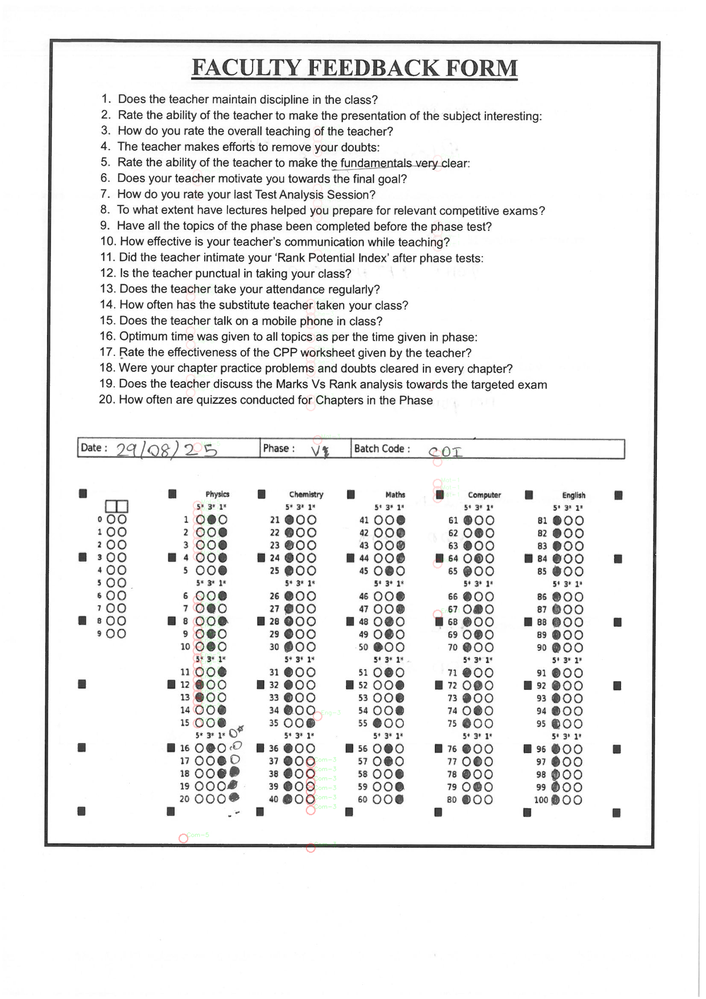
#> input picture bubble_debug_images/form10_page10.png, 706 x 999 px, shrunk from 1653 x 2337 before the run
$ python -i utils.py   (imports and definitions only)
#> lines starting #> are read from the running program, lines starting #| are printed output that depends on the picture; after the words box and inside, x2 and y2 are one past the last pixel; in counts of white or black regions, pixels touching at a corner belong together
import os
import cv2
import numpy as np
import fitz  # PyMuPDF

# ------------------ SUBJECT BLOCK PROCESSOR ------------------
def process_subject_block(
    gray, subject, y_start, y_end, x_positions, stars,
    expected_questions=20, area_boost=1.0, min_area=25
):
    results = {s: 0 for s in stars}
    debug_img = cv2.cvtColor(gray, cv2.COLOR_GRAY2BGR)

    y_start, y_end = max(0, y_start), min(gray.shape[0], y_end)
    block_gray = gray[y_start:y_end, :]
    if block_gray is None or block_gray.size == 0:
        return results, debug_img

    block_h = block_gray.shape[0]
    step = block_h // expected_questions if expected_questions > 0 else 1
    window = max(15, step // 2)

    # Normalize contrast
    block_gray = cv2.equalizeHist(block_gray)

    # Dual thresholding
    _, otsu = cv2.threshold(block_gray, 0, 255, cv2.THRESH_BINARY_INV + cv2.THRESH_OTSU)
    adp = cv2.adaptiveThreshold(block_gray, 255, cv2.ADAPTIVE_THRESH_GAUSSIAN_C,
                                cv2.THRESH_BINARY_INV, 31, 7)
    th = cv2.bitwise_or(otsu, adp)
    th = cv2.medianBlur(th, 3)

    # Subject-specific preprocessing
    subject_lower = subject.lower().strip()

    # Apply morphological operations for subjects that need bubble enhancement
    if any(s in subject_lower for s in ["computer", "computer science"]):
        # Computer/CS: stronger closing for faint marks
        kernel = cv2.getStructuringElement(cv2.MORPH_ELLIPSE, (3, 3))
        th = cv2.morphologyEx(th, cv2.MORPH_CLOSE, kernel)
    elif any(s in subject_lower for s in ["biology", "botany", "zoology"]):
        # Bio subjects: moderate enhancement
        kernel = cv2.getStructuringElement(cv2.MORPH_ELLIPSE, (2, 2))
        th = cv2.morphologyEx(th, cv2.MORPH_CLOSE, kernel)

    # Process each row (bubble line)
    for idx in range(expected_questions):
        y_q = int((idx + 0.5) * step)
        if y_q - window < 0 or y_q + window >= block_h:
            continue

        detected_star, max_area = None, 0
        for j, x in enumerate(x_positions):
            x1, x2 = x - window, x + window
            roi = th[y_q - window:y_q + window, x1:x2]
            if roi is None or roi.size == 0:
                continue

            contours, _ = cv2.findContours(roi, cv2.RETR_EXTERNAL, cv2.CHAIN_APPROX_SIMPLE)
            for c in contours:
                a = cv2.contourArea(c) * area_boost

                # Subject-specific thresholds based on bubble characteristics
                if any(s in subject_lower for s in ["computer", "computer science"]):
                    local_min_area = 18  # More sensitive for CS
                elif subject_lower == "english":
                    local_min_area = 20  # English standard threshold
                elif subject_lower in ["mat", "maths", "mathematics"]:
                    local_min_area = 22  # Math needs clear marks
                elif any(s in subject_lower for s in ["biology", "botany", "zoology"]):
                    local_min_area = 20  # Bio subjects standard threshold
                elif subject_lower in ["social", "language"]:
                    local_min_area = 18  # More forgiving for these
                else:
                    local_min_area = min_area  # Default threshold

                if a > local_min_area and a > max_area:
                    max_area = a
                    detected_star = j

        if detected_star is not None:
            results[stars[detected_star]] += 1
            cx, cy = x_positions[detected_star], y_start + y_q
            cv2.circle(debug_img, (cx, cy), 6, (0, 0, 255), 2)
            cv2.putText(debug_img, f"{subject[:3]}-{stars[detected_star][0]}",
                        (cx + 8, cy - 4), cv2.FONT_HERSHEY_SIMPLEX,
                        0.45, (0, 255, 0), 1, cv2.LINE_AA)

    return results, debug_img


# ------------------ PDF OR IMAGE READER (NO POPPLER) ------------------
def load_images(input_file: str) -> list:
    images = []
    if input_file.lower().endswith(".pdf"):
        try:
            pdf = fitz.open(input_file)
            for page_num in range(len(pdf)):
                page = pdf.load_page(page_num)
                pix = page.get_pixmap(dpi=300)
                img = np.frombuffer(pix.samples, dtype=np.uint8).reshape(pix.height, pix.width, pix.n)
                if pix.n == 4:  # RGBA → RGB
                    img = cv2.cvtColor(img, cv2.COLOR_RGBA2RGB)
                gray = cv2.cvtColor(img, cv2.COLOR_RGB2GRAY)
                images.append(gray)
        except Exception as e:
            print(f"[ERROR] Could not load PDF: {e}")
    else:
        img = cv2.imread(input_file, cv2.IMREAD_GRAYSCALE)
        if img is not None:
            images.append(img)
        else:
            print(f"[ERROR] Could not load image: {input_file}")
    return images


# ------------------ CLASS/SUBJECT DEFAULTS ------------------
CLASS_SUBJECTS = {
    # 9th and 10th
    "9": ["Physics", "Chemistry", "Maths", "Biology", "Social", "English", "Language", "MAT"],
    "10": ["Physics", "Chemistry", "Maths", "Biology", "Social", "English", "Language", "MAT"],
    # 11th and 12th JEE stream
    "11-jee": ["Physics", "Chemistry", "Maths", "Computer Science", "English"],
    "12-jee": ["Physics", "Chemistry", "Maths", "Computer Science", "English"],
    # 11th and 12th Medical stream
    "11-medical": ["Physics", "Chemistry", "Botany", "Zoology", "Maths", "English"],
    "12-medical": ["Physics", "Chemistry", "Botany", "Zoology", "Maths", "English"]
}

# ------------------ MAIN PARSER ------------------
def parse_omr(input_file, debug_dir="bubble_debug_images", expected_questions=20, subjects=None, phase=None):
    """Parse OMR sheet and compute results.

    Args:
        input_file: PDF/image path
        debug_dir: Output directory for debug images
        expected_questions: Questions per subject
        subjects: List of subjects to process. If None, uses phase to determine subjects.
        phase: Class/stream (e.g., "9th", "11 JEE", "12 Medical"). Used if subjects=None.
    """
#> called with input_file = '../bubble_debug_images/form10_page10.png', debug_dir = 'bubble_debug_images', expected_questions = 20
    # If no subjects provided, try to determine from phase
    if not subjects and phase:
        # Normalize phase string to match CLASS_SUBJECTS keys
        p = phase.lower().strip()
        class_key = None

        # Handle various phase formats
        if "9" in p or "9th" in p or "class 9" in p:
            class_key = "9"
        elif "10" in p or "10th" in p or "class 10" in p:
            class_key = "10"
        elif ("11" in p or "11th" in p or "class 11" in p):
            if "jee" in p:
                class_key = "11-jee"
            elif "med" in p:  # match medical/med
                class_key = "11-medical"
        elif ("12" in p or "12th" in p or "class 12" in p):
            if "jee" in p:
                class_key = "12-jee"
            elif "med" in p:  # match medical/med
                class_key = "12-medical"

        if class_key in CLASS_SUBJECTS:
            subjects = CLASS_SUBJECTS[class_key]
        else:
            # Default to basic subjects if phase unknown
            subjects = ["Physics", "Chemistry", "Maths", "English"]
    elif not subjects:
        subjects = ["Physics", "Chemistry", "Maths", "English"]  # Minimum default

    # Calculate Y ranges dynamically based on number of subjects
    y_top, y_bottom = 0.12, 0.96  # Keep same total usable height
    span = (y_bottom - y_top) / max(1, len(subjects))

    # Create Y ranges dictionary dynamically with small gaps
    subject_y_fracs = {}
    for i, subject in enumerate(subjects):
        f_start = y_top + i * span
        f_end = f_start + span * 0.85  # Small gap between subjects (85% of span)
        subject_y_fracs[subject] = (f_start, min(f_end, y_bottom))

    # X positions optimized for bubble columns
    default_x = [0.28, 0.45, 0.62]  # Three-column layout
    subject_x_positions = {subject: default_x for subject in subjects}

    # Default boost of 1.0 for all subjects
    subject_boosts = {subject: 1.0 for subject in subjects}

    stars = ["5_star", "3_star", "1_star"]
    star_values = {"5_star": 5, "3_star": 3, "1_star": 1}
    os.makedirs(debug_dir, exist_ok=True)

    images = load_images(input_file)
#> images = 1 item
    if not images:
        print(f"[ERROR] No images loaded from {input_file}")
        return [], {}, {}

    aggregated = {sub: {s: 0 for s in stars} for sub in subject_y_fracs}
    per_form = []

    for idx, page_gray in enumerate(images, start=1):
        h, w = page_gray.shape[:2]
        debug_img = cv2.cvtColor(page_gray, cv2.COLOR_GRAY2BGR)
        form_counts = {}

        for subject, (f_start, f_end) in subject_y_fracs.items():
            y_start = int(h * f_start)
            y_end = int(h * f_end)
            x_positions = [int(w * xp) for xp in subject_x_positions[subject]]

            counts, dbg = process_subject_block(
                page_gray, subject, y_start, y_end, x_positions,
                stars, expected_questions=expected_questions,
                area_boost=subject_boosts.get(subject, 1.0)
            )
            form_counts[subject] = counts
            for s in stars:
                aggregated[subject][s] += counts[s]

            debug_img = cv2.addWeighted(debug_img, 0.7, dbg, 0.3, 0)

            # Show raw count directly above each subject block
            total_count = sum(counts.values())
            y_text = max(30, y_start - 15)
            cv2.putText(debug_img, f"{subject} Count: {total_count}",
                        (50, y_text),
                        cv2.FONT_HERSHEY_SIMPLEX, 0.7, (0, 0, 255), 2, cv2.LINE_AA)

        per_form.append({"page_number": idx, "star_counts": form_counts})

        # ------------------ Show Percentages ------------------
        total_responses = len(per_form)
        for subject, (f_start, f_end) in subject_y_fracs.items():
            total_score = sum(aggregated[subject][s] * star_values[s] for s in stars)
            max_score = total_responses * expected_questions * 5
            raw_percent = (total_score / max_score) * 100 if max_score > 0 else 0

            text = f"{subject}: {raw_percent:.2f}%"
            y_text = max(50, int(h * f_start) - 40)
            cv2.putText(debug_img, text, (50, y_text),
                        cv2.FONT_HERSHEY_SIMPLEX, 0.8, (255, 0, 0), 2, cv2.LINE_AA)

        cv2.imwrite(os.path.join(debug_dir, f"debug_page{idx}.png"), debug_img)
#> this loop made 1 pass
#> (idx, h, w) on pass 1: (1, 999, 706)
#> pass 1, in process_subject_block, `block_gray = gray[y_start:y_end, :]`:
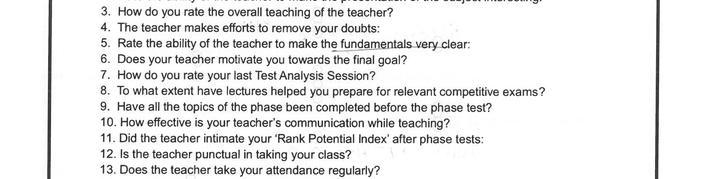
#> block_gray: shape (179, 706); min 3, max 255, mean 234.2
#> pass 1, in process_subject_block, `block_gray = cv2.equalizeHist(block_gray)`:
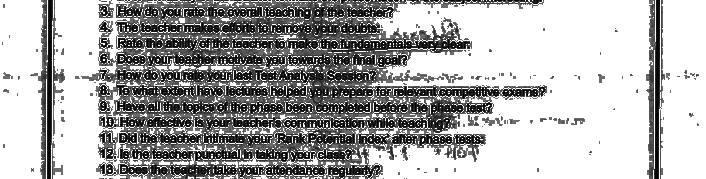
#> block_gray: shape (179, 706); min 0, max 255, mean 171.6
#> pass 1, in process_subject_block, `_, otsu = cv2.threshold(block_gray, 0, 255, cv2.THRESH_BINARY_INV + cv..`:
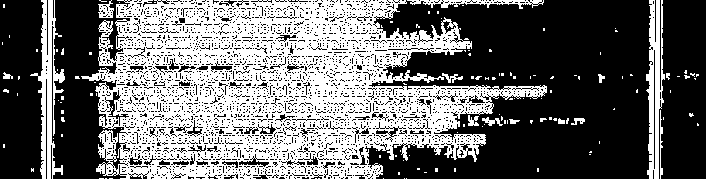
#> otsu: shape (179, 706); 42.3% white; 138 white regions (123 under 20 px), largest, box (x1, y1, x2, y2) and area: (81, 0, 547, 179) 47429, (30, 0, 65, 179) 2188, (646, 0, 665, 179) 1912
#> after the loop:
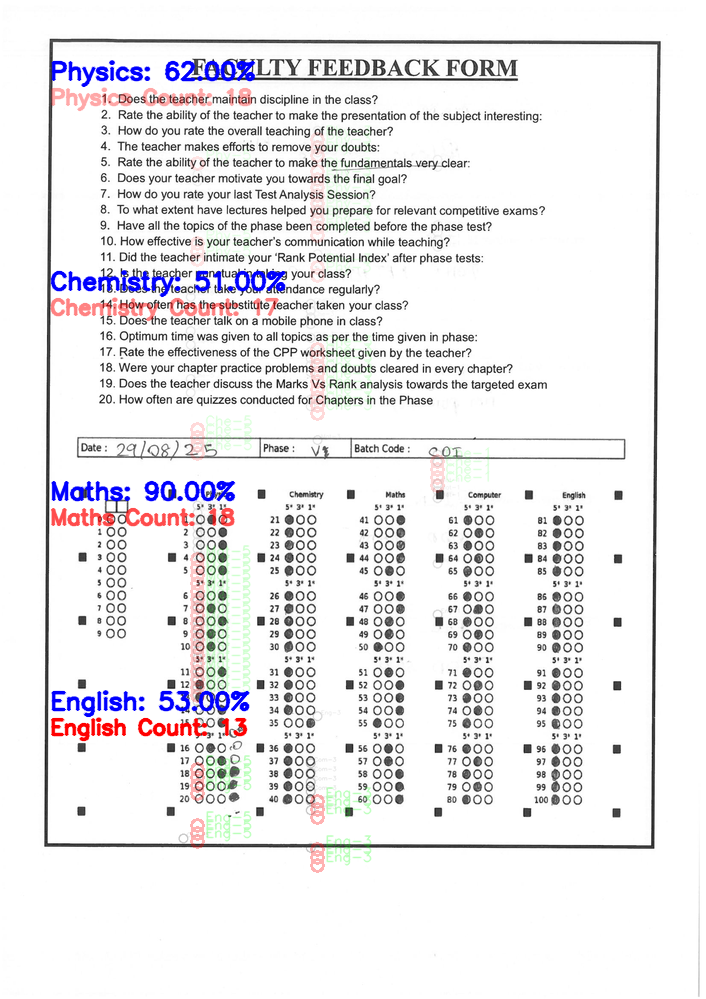
#> debug_img: shape (999, 706, 3); mean B, G, R 236.2, 234.1, 235.4
#> after the loop, aggregated = 4 items; per_form = 1 item

    # ------------------ Final Yes/No ------------------
    results = {}
    total_responses = len(per_form)
    for subject, star_counts in aggregated.items():
        total_score = sum(star_counts[s] * star_values[s] for s in stars)
        max_score = total_responses * expected_questions * 5
        raw_percent = (total_score / max_score) * 100 if max_score > 0 else 0

        results[subject] = "Yes" if raw_percent >= 80 else "No"
#> this loop made 4 passes
#> (subject, star_counts, total_score, raw_percent) on passes 1 to 4: ('Physics', {'5_star': 4, '3_star': 14, '1_star': 0}, 62, 62), ('Chemistry', {'5_star': 4, '3_star': 9, '1_star': 4}, 51, 51), ('Maths', {'5_star': 18, '3_star': 0, '1_star': 0}, 90, 90), ('English', {'5_star': 7, '3_star': 6, '1_star': 0}, 53, 53)
#> after the loop, results = {'Physics': 'No', 'Chemistry': 'No', 'Maths': 'Yes', 'English': 'No'}

    return per_form, aggregated, results


# ------------------ EXAMPLE RUN ------------------
# [7 lines not run here, left out]

>>> result = parse_omr('../bubble_debug_images/form10_page10.png')

$ run again, on bubble_debug_images/form11_page11.png
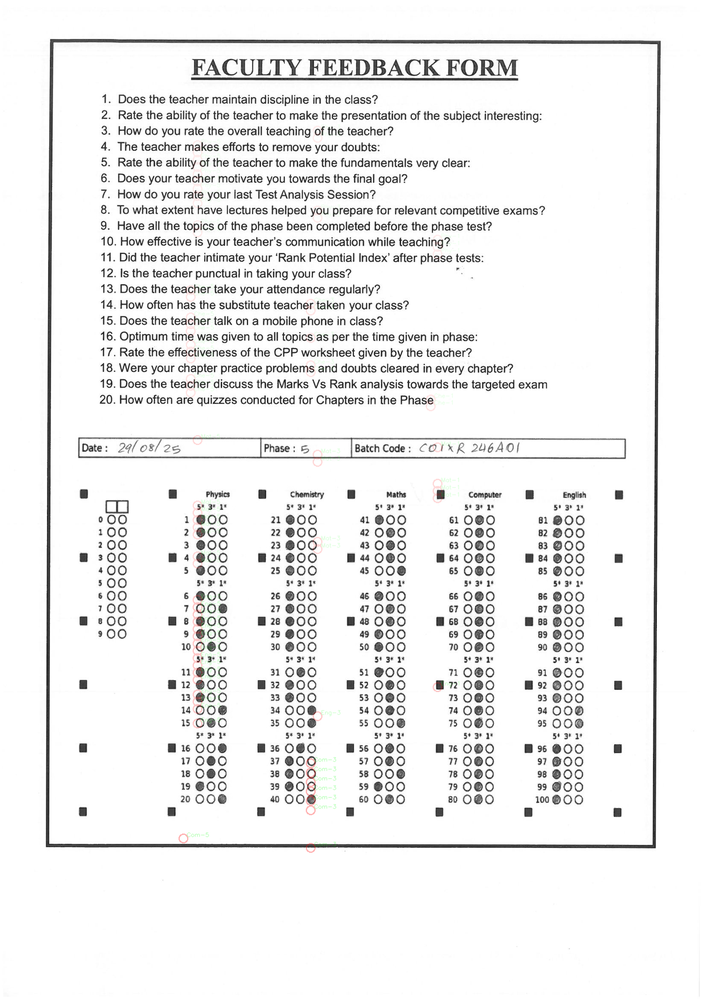
#> input picture bubble_debug_images/form11_page11.png, 706 x 999 px, shrunk from 1653 x 2337 before the run
#> images = 1 item
#> the loop in parse_omr, `for idx, page_gray in enumerate(images, start=1):` made 1 pass
#> (idx, h, w) on pass 1: (1, 999, 706)
#> pass 1, in process_subject_block, `_, otsu = cv2.threshold(block_gray, 0, 255, cv2.THRESH_BINARY_INV + cv..`:
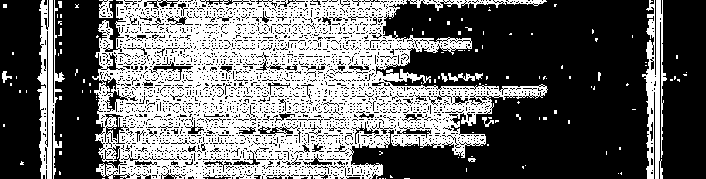
#> otsu: shape (179, 706); 41.2% white; 134 white regions (122 under 20 px), largest, box (x1, y1, x2, y2) and area: (92, 0, 548, 179) 45831, (37, 0, 65, 179) 2275, (642, 0, 667, 179) 2199
#> after the loop in parse_omr, `for idx, page_gray in enumerate(images, start=1):`:
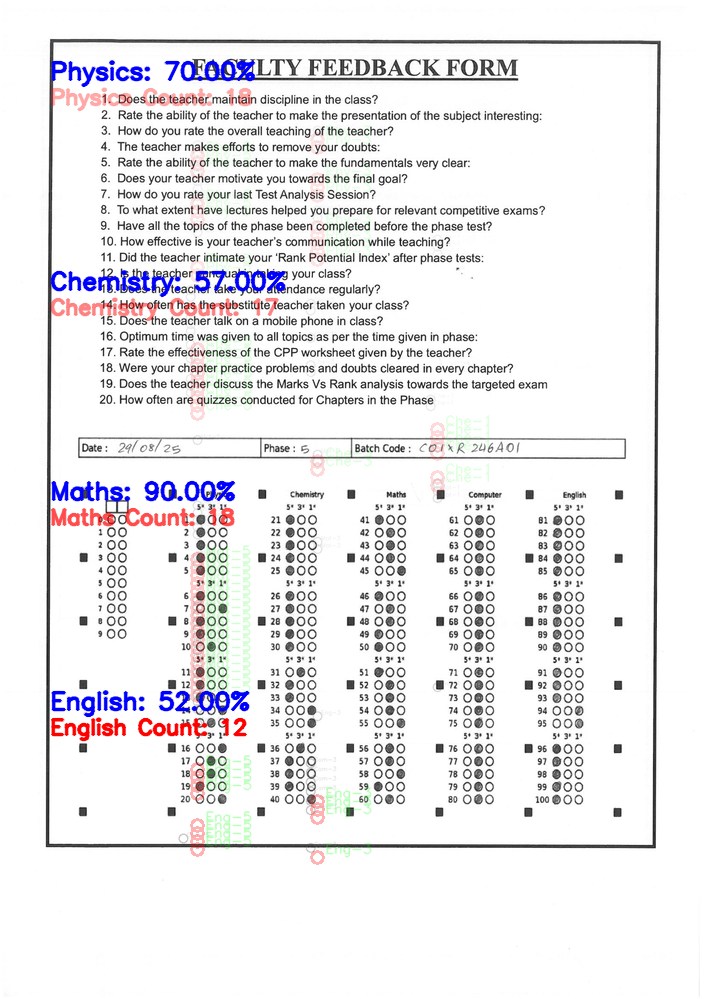
#> debug_img: shape (999, 706, 3); mean B, G, R 236.4, 234.4, 235.6
#> after the loop in parse_omr, `for idx, page_gray in enumerate(images, start=1):`: aggregated = 4 items; per_form = 1 item
#> the loop in parse_omr, `for subject, star_counts in aggregated.items():` made 4 passes
#> (subject, star_counts, total_score, raw_percent) on passes 1 to 4: ('Physics', {'5_star': 8, '3_star': 10, '1_star': 0}, 70, 70), ('Chemistry', {'5_star': 9, '3_star': 2, '1_star': 6}, 57, 57), ('Maths', {'5_star': 18, '3_star': 0, '1_star': 0}, 90, 90), ('English', {'5_star': 8, '3_star': 4, '1_star': 0}, 52, 52)
#> after the loop in parse_omr, `for subject, star_counts in aggregated.items():`: results = {'Physics': 'No', 'Chemistry': 'No', 'Maths': 'Yes', 'English': 'No'}
